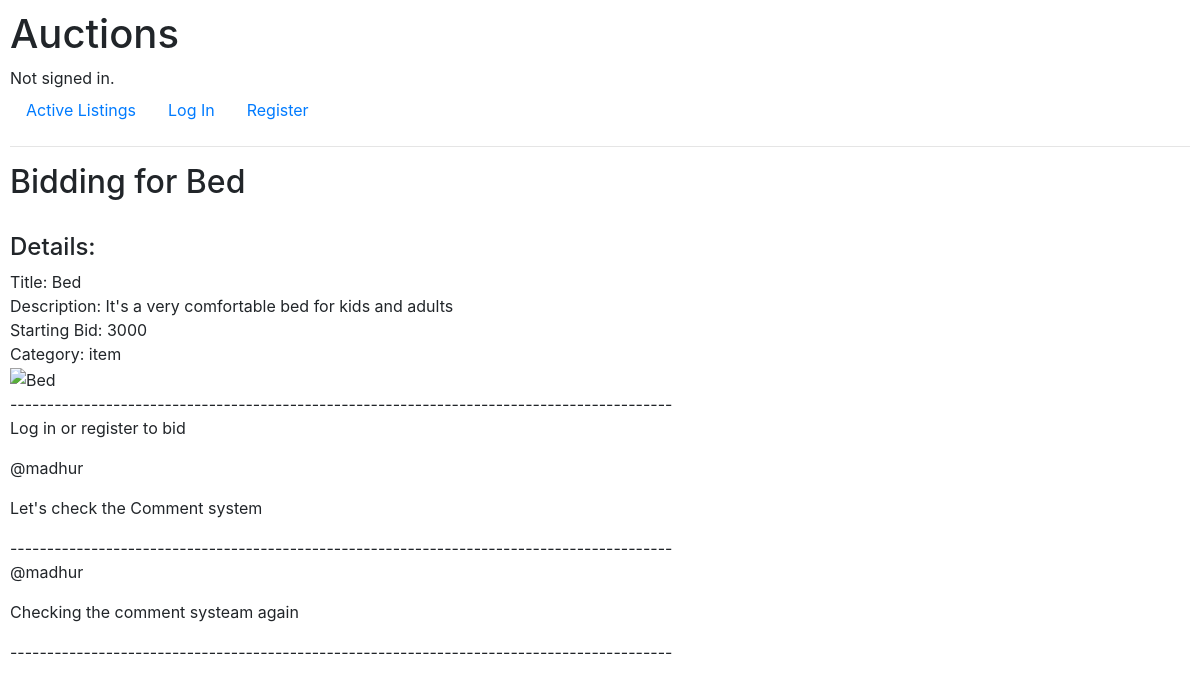
Page /bid/Bed on the committed database.
### auctions/models.py (models this page shows, shortened)
class Listing(models.Model):
    user = models.ForeignKey(User, on_delete=models.CASCADE, related_name= "user")
    title = models.CharField(max_length=64)
    description = models.TextField(default=title)
    starting_bid = models.PositiveBigIntegerField()
    status = models.BooleanField(default=True)
    image = models.CharField(max_length=512, blank = True, default="")
    category = models.CharField(max_length=32,blank=True, default="")
    watchlist = models.ManyToManyField(User,blank=True)
    highest_bid = models.PositiveBigIntegerField()

class Comment(models.Model):
    user = models.ForeignKey(User, on_delete=models.CASCADE)
    listing = models.ForeignKey(Listing, on_delete=models.CASCADE)
    description = models.TextField(default="")

class User(AbstractUser):
    def __str__(self):
        return f"{self.username}"

### auctions/views.py (the view, shortened to what this page needs)
# urls.py: path("bid/<str:title>", views.bid, name="bid"),
def bid(request, title):
    lst = Listing.objects.get(title=title)
    maxBid = Bids.objects.filter(listing=lst).aggregate(Max("value"))
    if Comment.objects.filter(listing=lst).exists():
        userComments = Comment.objects.filter(listing=lst)
    else:
        userComments = None
    try:
        maxBidder = Bids.objects.get(value=int(maxBid['value__max']))
    except:
        maxBidder = "N/A"
    return render(request, "auctions/bid.html", {
        "title": title,
        "list": lst,
        "maxBidder": maxBidder,
        "userComment": userComments,
    })

### auctions/templates/auctions/bid.html (shortened to what this page needs)
{% extends "auctions/layout.html" %}
{% block body %}
    <h2>Bidding for {{ title }}</h2><br>
    <h4>Details: </h4>
    Title: {{ list.title }}<br>
    Description: {{ list.description }}<br>
    Starting Bid: {{ list.starting_bid }}<br>
    Category: {{ list.category }}<br>
    <img src="{{ list.image }}" alt="{{ list.title }}"><br>
    ------------------------------------------------------------------------------------------
    {% if user.is_authenticated and user.username != list.user.username and list.status == True %}
        <form method="post">
            {% csrf_token %}
            <div class="form-group">
                <label>Current Bid: </label><br>
                <p>By: {{ maxBidder }}</p>
                <input class="form-control" disabled type="number" name="current_bid" placeholder="Current Bid" value="{{ list.highest_bid }}"><br>
                <label>New Bid: </label>
                <input class="form-control" type="number" name="highest_bid" placeholder="Your Bid" ><br>
                <input type="submit" class="btn btn-primary" value="Make Bid"><br>
                {% if message is True %}
                    The bid cannot be less than the highest bid
                {% endif %}
            </div>
        </form>
    {% elif list.status == False %}
        <p>Bid Over</p>
        <p>Winner: {{ maxBidder }}</p>
        <p>For: {{ list.highest_bid }}</p>
    {% else %}
        <p>Log in or register to bid</p>
    {% endif %}
    {% if userComment == None %}
        <p>No Comments</p>
    {% else %}
        {% for comment in userComment %}
            <p>@{{ comment.user.username }}</p>
            <p>{{ comment.description }}</p>
        ------------------------------------------------------------------------------------------
        {% endfor %}
    {% endif %}
{% endblock %}

### auctions/static/auctions/styles.css (style rules this page uses)
body { padding: 10px; }

### rows in the picture
Listing: title "Bed", description "It's a very comfortable bed for kids and adults", starting_bid "3000", category "item"
Comment: user.username "madhur", description "Let's check the Comment system"
Comment: user.username "madhur", description "Checking the comment systeam again"
